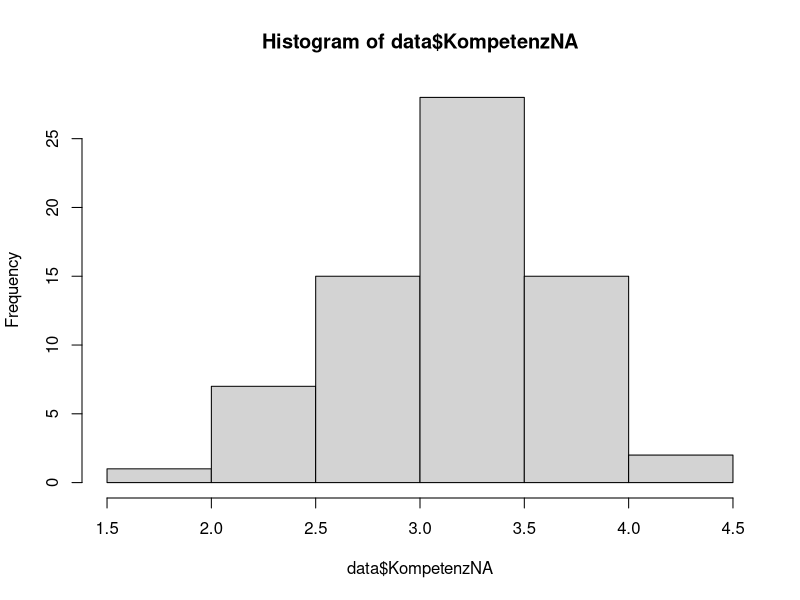
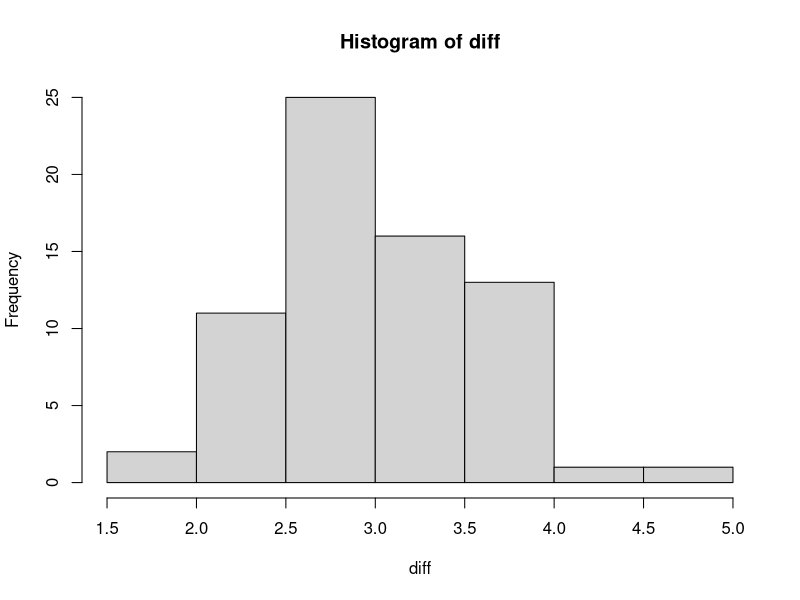
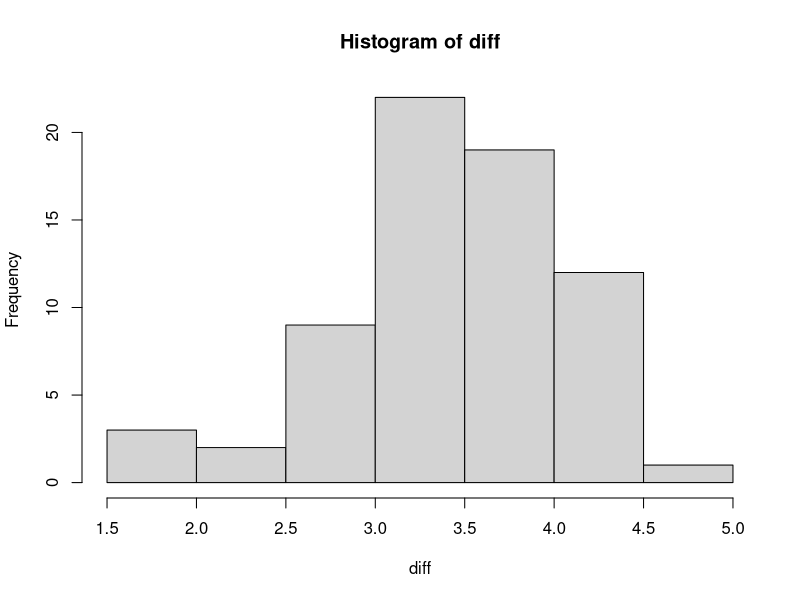

Recreate these plots in R, in order.
library(data.table)

# ------------------Data Loading and Preparation ------------------------
#load data
data <- fread("survey_results_manualclean_nocheaters.csv")
#remove empty rows
data <- data[-(74:1030),]


# -------------NA------------------------------------
#Prüfung ob Kompetenzvariabeln NA normalverteilt

# Shapiro Wilk normality test
shapiro.test(data$KompetenzNA)
# W = 0.9744, p-value = 0.1746
# da p > 0.05 sind Daten normalverteilt
hist(data$KompetenzNA)
# Histogram ist etwa normalverteilt - Bestätigt Shapiro-Wilk Test

# -------------WA------------------------------------
#Prüfung ob Kompetenzvariabeln WA normalverteilt
diff <- data$KompetenzWA

# Shapiro Wilk normality test
shapiro.test(diff)
# W = 0.98547, p-value = 0.6054
# da p > 0.05 sind Daten normalverteilt
hist(diff)
# Histogram ist etwa normalverteilt - Bestätigt Shapiro-Wilk Test

# -------------SA------------------------------------
#Prüfung ob Kompetenzvariabeln SA normalverteilt
diff <- data$KompetenzSA

# Shapiro Wilk normality test
shapiro.test(diff)
# W = 0.96794, p-value = 0.07708
# da p > 0.05 sind Daten normalverteilt
hist(diff)
# Histogram ist etwa normalverteilt - Bestätigt Shapiro-Wilk Test




# --------------------------- Welch Two Sample t-Test NA-SA ----------------------------
library(psych)
# Vorbedingung: Ist Varianz etwa gleich?
describeBy(data$KompetenzSA, na.rm = TRUE)
describeBy(data$KompetenzNA, na.rm = TRUE)
# KompetenzSA sd = 0.61; KompetenzNA = 0.5

# Nullhypothese: No difference between averages of the two groups

# ---Alternativhypothese: SA ist weniger kompetent als NA
t.test(data$KompetenzNA, data$KompetenzSA, alternative = "less", na.rm = TRUE)
#t = -2.76, df = 128.39, p-value = 0.003313
#alternative hypothesis: true difference in means is less than 0


# ---Alternativhypothese: SA ist kompetenter als NA
t.test(data$KompetenzNA, data$KompetenzSA, alternative = "greater", na.rm = TRUE)
#t = -2.76, df = 128.39, p-value = 0.9967
#alternative hypothesis: true difference in means is greater than 0
# ---> there is not enough evidence of a difference between the (true) averages of the two groups

# ---Two-sided
t.test(data$KompetenzNA, data$KompetenzSA, alternative = "two.sided", na.rm = TRUE)
# t = -2.76, df = 128.39, p-value = 0.006627
# alternative hypothesis: true difference in means is not equal to 0





# --------------------------- Wilcoxon NA-SA ----------------------------
describe(data$KompetenzNA)
#    vars  n mean  sd median trimmed  mad  min  max range  skew kurtosis   se
# X1    1 68  3.2 0.5   3.25    3.23 0.37 1.92 4.25  2.33 -0.46        0 0.06
describe(data$KompetenzSA)
#   vars  n mean   sd median trimmed  mad  min  max range  skew kurtosis   se
#X1    1 68 3.47 0.61    3.5     3.5 0.49 1.67 4.67     3 -0.57     0.48 0.07

wilcox.test(data$KompetenzNA, data$KompetenzSA)
# W = 1662, p-value = 0.004637
# alternative hypothesis: true location shift is not equal to 0

# Ist die wahrgenommene Kompetenz des NA geringer als diejenige des SA?
wilcox.test(data$KompetenzNA, data$KompetenzSA, paired = TRUE, exact = FALSE, correct = TRUE, alternative = "less")
# V = 540, p-value = 0.001804
# alternative hypothesis: true location shift is less than 0
# --> Ja
